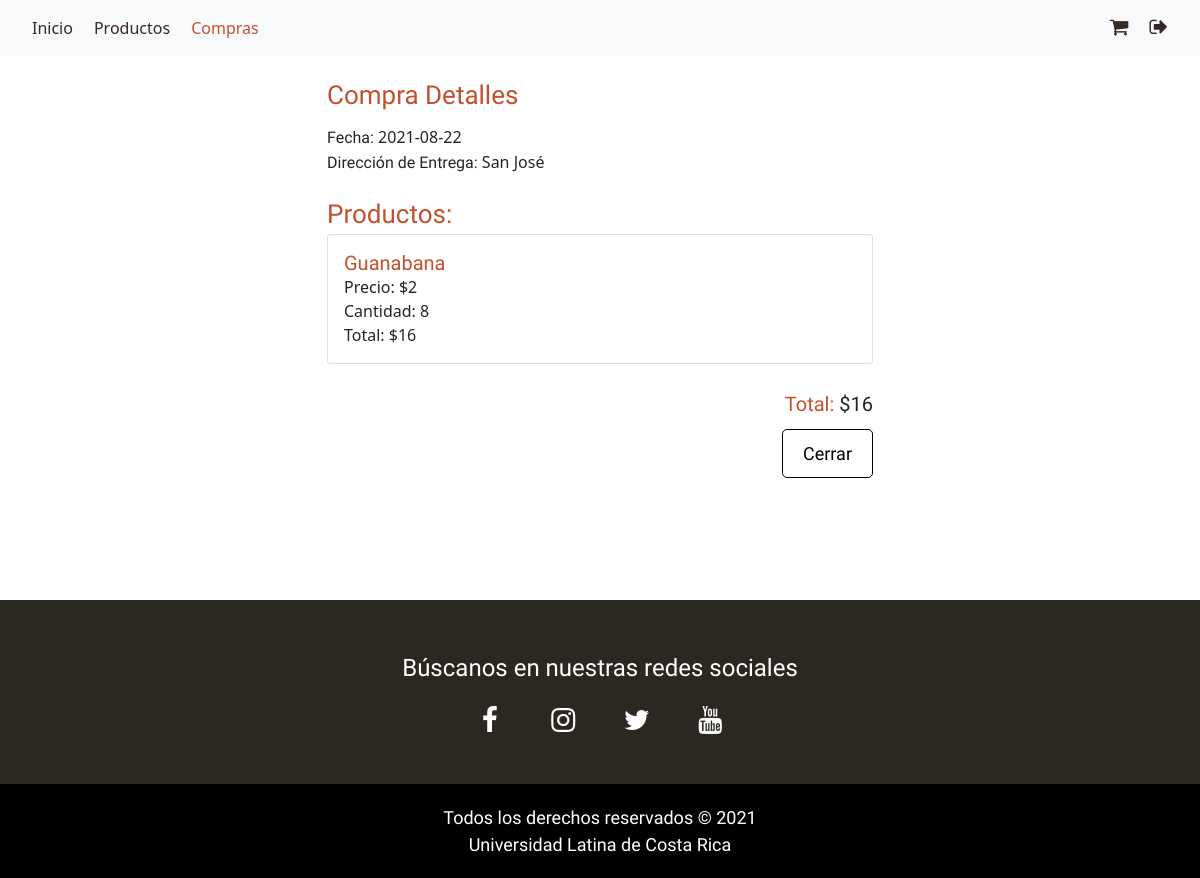
/?c=compras_detalle&id=3 (signed in), run on the app's committed database.
### tables this page shows
CREATE TABLE `orden` (
  `id` int(11) NOT NULL,
  `fecha` date NOT NULL,
  `direccion` varchar(255) NOT NULL,
  `usuarioId` int(11) NOT NULL
);

CREATE TABLE `orden_x_producto` (
  `id` int(11) NOT NULL,
  `ordenId` int(11) NOT NULL,
  `productoId` int(11) NOT NULL,
  `cantidad` int(11) NOT NULL
);

### Controller/compras_detalle.php (called while the page is built)
<?php
  include "Model/orden.php";
  $orderID = $_GET['id'];
  $compra = new Orden();
  $total = 0;
  $orden = array_shift($compra->select($orderID));
  $productos = $orden->selectOrderProducts($orderID);
  foreach($productos as $producto) $total += $producto->price * $producto->cantidad;
  include "View/compras_detalle.php";

### Model/orden.php (called while the page is built, shortened)
<?php
  include "Model/producto_carrito.php";
  class Orden {
    public function __construct($date = '', $address = '', $usuarioId = 0, $id = 0) {
      $this->date = $date;
      $this->address = $address;
    }
    public function select($id = 0){
      $sql = "SELECT * FROM orden where id='{$id}'";
      $pdo = new Connection();
      $pdo = $pdo->open();
      $rows = $pdo->query($sql);
      $orders = [];
      foreach($rows->fetchAll() as $row){
        $orders[] = new Orden($row['fecha'], $row['direccion'], $row['usuarioId'], $row['id']);
      }
      return $orders;
    }
    public function selectOrderProducts($id = 0){
      $sql = "SELECT P.id, name, price, cantidad FROM orden_x_producto OXP
        LEFT JOIN productos P on P.id = OXP.productoId
        WHERE ordenId = {$id}";
      $pdo = new Connection();
      $pdo = $pdo->open();
      $rows = $pdo->query($sql);
      $productos = [];
      foreach($rows->fetchAll() as $row){
        $productos[] = new ProductoCarrito($row['id'], $row['name'], $row['price'], $row['cantidad'], 0);
      }
      return $productos;
    }
  }

### Model/producto_carrito.php (called while the page is built, shortened)
<?php
  class ProductoCarrito {
    public function __construct($id = 0, $name = '', $price = 0, $cantidad = 0, $stock = 0) {
      $this->price = $price;
      $this->cantidad = $cantidad;
    }
  }

### View/compras_detalle.php (the view, shortened to what this page needs)
<div class="heladeria-wrapper heladeria-carrito container">
  <div class="row">
    <div class="col-xs-12 offset-lg-3 col-lg-6">
      <div class="healderia-carrito-header">
        <p class="heladeria-carrito-title">Compra Detalles</p>
      </div>
    </div>
  </div>
  <div class="row heladeria-carrito-info">
    <div class="col-xs-12 offset-lg-3 col-lg-6">
      <p><span>Fecha:</span> <?php echo $orden->date ?></p>
      <p><span>Dirección de Entrega:</span> <?php echo $orden->address ?></p>
    </div>
  </div>
  <div class="row heladeria-carrito-lista">
    <div class="col-xs-12 offset-lg-3 col-lg-6">
      <p class="heladeria-carrito-title">Productos:</p>
      <?php foreach($productos as $producto) { ?>
        <div class="heladeria-carrito-card card">
          <div class="card-body">
            <h1 class="heladeria-producto-nombre"><?php print_r($producto->name) ?></h1>
            <p><span>Precio:</span> $<?php print_r($producto->price) ?></p>
            <p><span>Cantidad:</span> <?php print_r($producto->cantidad) ?></p>
            <p><span>Total:</span> $<?php print_r($producto->cantidad * $producto->price) ?></p>
          </div>
        </div>
      <?php } ?>
    </div>
  </div>
  <div class="row">
    <div class="col-xs-12 offset-lg-3 col-lg-6 heladeria-carrito-bottom">
      <p class="heladeria-total"><span>Total: </span>$<?php echo $total ?></p>
      <a class="primary-button" type="button" href="?c=compras">Cerrar</a>
    </div>
  </div>
</div>

### styles/global.css (style rules this page uses)
p, h1, h2 { margin: 0; }
.heladeria-wrapper { padding-top: 56px; }
.primary-button { background: #ffffff; border-radius: 5px; border: 1px solid black; color: #000000; cursor: pointer; font-family: 'Barlow Condensed', sans-serif; font-size: 18px; margin: 10px auto; padding: 10px 20px; text-decoration: none; }

### styles/productos.css (style rules this page uses)
.primary-button { margin: 10px 0; }

### styles/carrito.css (style rules this page uses)
.heladeria-carrito { min-height: 600px; padding-bottom: 15px; padding-top: 76px; }
.heladeria-carrito-title { color: #c3512f; font-family: 'Fjalla One', sans-serif; font-size: 26px; margin-bottom: 0; }
.healderia-carrito-header { align-items: center; display: flex; justify-content: space-between; margin-bottom: 10px; }
.heladeria-carrito-card { margin-bottom: 25px; }
.heladeria-producto-nombre { color: #c3512f; font-family: 'Fjalla One', sans-serif; font-size: 20px; }
.heladeria-total { font-family: 'Fjalla One', sans-serif; font-size: 20px; }
.heladeria-total span { color: #c3512f; font-family: 'Fjalla One', sans-serif; }
.heladeria-carrito-bottom { text-align: right; }
.heladeria-carrito-info { margin-bottom: 20px; }
.heladeria-carrito-info span { font-family: 'Fjalla One', sans-serif; }

### data on the page
orden: fecha "2021-08-22", direccion "San José"
orden_x_producto: value "Guanabana 2 8 16"

### other printed values
$total "16"
